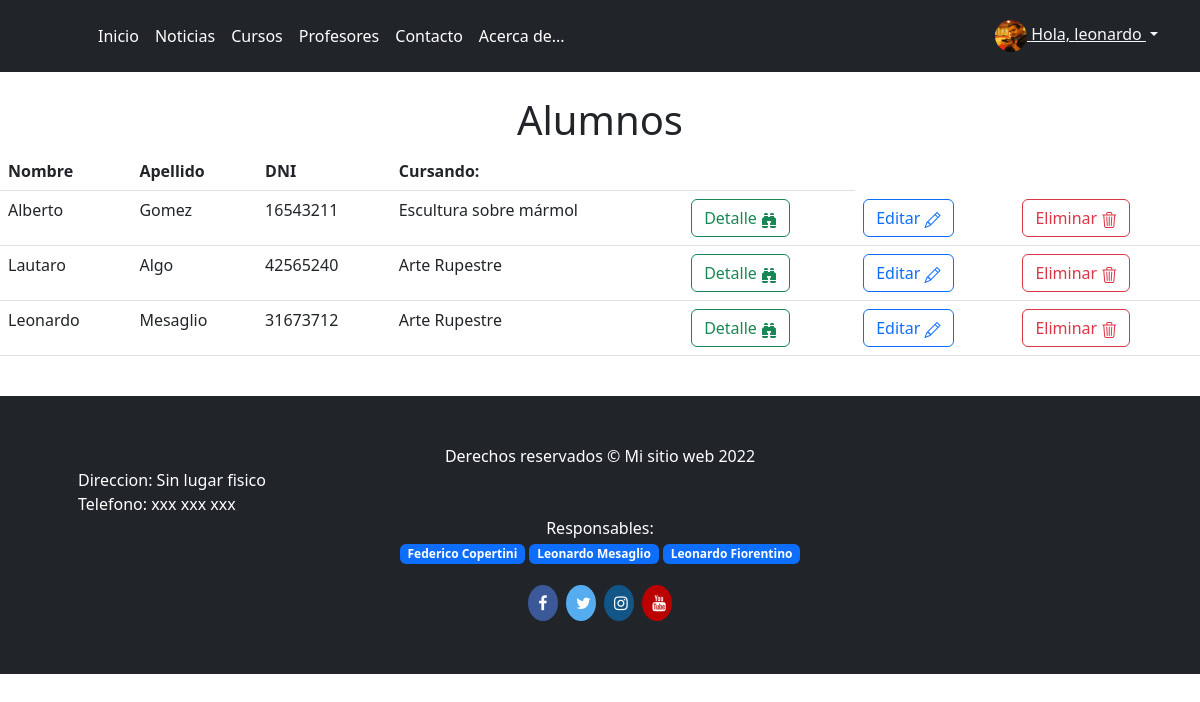
Screenshot of /estudiantes_list (signed in) with the database file from the repository.
### Academia_Arte/models.py (models this page shows)
class Avatar(models.Model):
    usuario = models.OneToOneField(User, on_delete=models.CASCADE)
    imagen = models.ImageField(upload_to="images/", blank=True, null=True)

class Estudiante(models.Model):
    usuario = models.OneToOneField(User, on_delete=models.CASCADE, blank=True, null=True)
    nombre_estudiante = models.CharField(max_length=40)
    apellido_estudiante = models.CharField(max_length=30)
    email_estudiante =  models.EmailField()
    dni_estudiante = models.CharField(max_length=12)
    curso_estudiante = models.CharField(max_length=50)

### Academia_Arte/views.py (the view)
# urls.py: path('estudiantes_list', EstudiantesList.as_view(), name="estudiantes_list"),
class EstudiantesList(ListView,LoginRequiredMixin):
    model = Estudiante
    template_name = "Academia_Arte/estudiantes_list.html"

### Academia_Arte/templates/Academia_Arte/estudiantes_list.html
{% extends "Academia_Arte/base.html" %}
{% block content %}
<br>
<h1 class="col text-center" >Alumnos</h1>
<table class="table">
   <thead class="thead-dark">
     <tr>
       <th scope="col">Nombre</th>
       <th scope="col">Apellido</th>
       <th scope="col">DNI</th>
       <th scope="col">Cursando:</th>
       <th scope="col"></th>
     </tr>
   </thead>
   <tbody><div style="text-align:center;">
       {% for n in object_list %}
           <tr>
               <td>{{ n.nombre_estudiante }}</td>
               <td>{{ n.apellido_estudiante }}</td>
               <td>{{ n.dni_estudiante }}</td>
               <td>{{ n.curso_estudiante }}</td>
               <td><a type="button" class="btn btn-outline-success" href="{% url 'estudiante_detail' n.id %}">Detalle <i class="bi bi-binoculars-fill"></i></a></td>
               <td><a type="button" class="btn btn-outline-primary" href="{% url 'estudiante_update' n.id %}">Editar <i class="bi bi-pencil"></i></a></td>
               <td><a type="button" class="btn btn-outline-danger" href="{% url 'estudiante_delete' n.id %}">Eliminar <i class="bi bi-trash3"></i></a></td>
           </tr></div>
       {% endfor %}
   </tbody>
</table>
<br>
{% endblock %}

### Academia_Arte/templates/Academia_Arte/base.html (shortened to what this page needs)
{% load static %}
<!doctype html>
<html lang="es">
<head>
    <link rel="stylesheet" href="https://cdn.jsdelivr.net/npm/bootstrap-icons@1.9.1/font/bootstrap-icons.css">
    <link href="{% static 'assets/dist/css/bootstrap.min.css' %}" rel="stylesheet">
    <link href="{% static 'css/headers.css' %}" rel="stylesheet">
</head>
<body>
    <main>
        <header class="p-3 bg-dark text-white">
            <div class="container">
                <div class="d-flex flex-wrap align-items-center justify-content-center justify-content-lg-start">
                    <a href="/" class="d-flex align-items-center mb-2 mb-lg-0 text-white text-decoration-none">
                        <svg class="bi me-2" width="40" height="32" role="img" aria-label="Bootstrap">
                            <use xlink:href="#bootstrap" />
                        </svg>
                    </a>
                    <ul class="nav col-12 col-lg-auto me-lg-auto mb-2 justify-content-center mb-md-0">
                        <li><a href="{% url 'inicio' %}" class="nav-link px-2 text-white">Inicio</a></li>
                        <li><a href="{% url 'noticias' %}"class="nav-link px-2 text-white">Noticias</a></li>
                        <li><a href="{% url 'cursos' %}" class="nav-link px-2 text-white">Cursos</a></li>
                        <li><a href="{% url 'profesores' %}" class="nav-link px-2 text-white">Profesores</a></li>
                        <li><a href="{% url 'contacto' %}" class="nav-link px-2 text-white">Contacto</a></li>
                        <li><a href="{% url 'acerca_de' %}" class="nav-link px-2 text-white">Acerca de...</a></li>
                    </ul>
                    {% if user.is_authenticated %}
                    <div class="dropdown text-end">
                        <a href="#" class="d-block link-dark text-light dropdown-toggle" id="dropdownUser1" data-bs-toggle="dropdown" aria-expanded="false">
                            <img src="{{user.avatar.imagen.url}}" alt="" width="32" height="32" class="rounded-circle">
                            Hola, {{user}}
                        </a>
                    </div>
                    {% else %}
                    <div class="text-end">
                    <a href="{% url 'login' %}" type="submit" class="btn btn-outline-light me-2">Iniciar sesion</a>
                    <a href="{% url 'register' %}" type="submit" class="btn btn-outline-primary">Registrate</a>
                    </div>
                    {% endif %}
                </div>
            </div>
        </header>
    </main>
    {% block content %}
    {% endblock %}
    <link rel="stylesheet" href="https://cdnjs.cloudflare.com/ajax/libs/font-awesome/4.7.0/css/font-awesome.min.css">
    <footer class="py-5 bg-dark">
        <div class="container px-5">
            <p class="m-0 text-center text-white">Derechos reservados &copy; Mi sitio web 2022</p>
        </div>
        <div class="container px-5">
            <p class="m-0 text-lefth text-white">Direccion: Sin lugar fisico</p>
        </div>
        <div class="container px-5">
            <p class="m-0 text-lefth text-white">Telefono: xxx xxx xxx</p>
        </div>
        <div class="container px-5">
            <center><p class="m-0 text-lefth text-white">Responsables:
                <p><span class="badge badge-pill bg-primary">Federico Copertini</span>
                <span class="badge badge-pill bg-primary">Leonardo Mesaglio</span>
                <span class="badge badge-pill bg-primary">Leonardo Fiorentino</span></P>
            </center>
            </p></div>
        <center><div class="container">
            <a href="https://facebook.com" class="fa fa-facebook"></a>
        <a href="https://twitter.com" class="fa fa-twitter"></a>
        <a href="https://instagram.com" class="fa fa-instagram"></a>
        <a href="https://youtube.com" class="fa fa-youtube"></a>
        </div></center>
    </footer>
</body>
</html>

### static/css/headers.css (style rules this page uses)
.dropdown-toggle { outline: 0; }

### Academia_Arte/templates/Academia_Arte/base.html (style rules this page uses)
.fa { padding: 10px; font-size: 30px; width: 30px; text-align: center; text-decoration: none; margin: 5px 2px; border-radius:50% }
.fa-facebook { background: #3B5998; color: white; }
.fa-twitter { background: #55ACEE; color: white; }
.fa-youtube { background: #bb0000; color: white; }
.fa-instagram { background: #125688; color: white; }
.bi { vertical-align: -.125em; fill: currentColor; }

### rows the page displays
Estudiante: nombre_estudiante "Alberto", apellido_estudiante "Gomez", dni_estudiante "16543211", curso_estudiante "Escultura sobre mármol"
Estudiante: nombre_estudiante "Lautaro", apellido_estudiante "Algo", dni_estudiante "42565240", curso_estudiante "Arte Rupestre"
Estudiante: nombre_estudiante "Leonardo", apellido_estudiante "Mesaglio", dni_estudiante "31673712", curso_estudiante "Arte Rupestre"

### other values shown
{{ user }} "leonardo"
